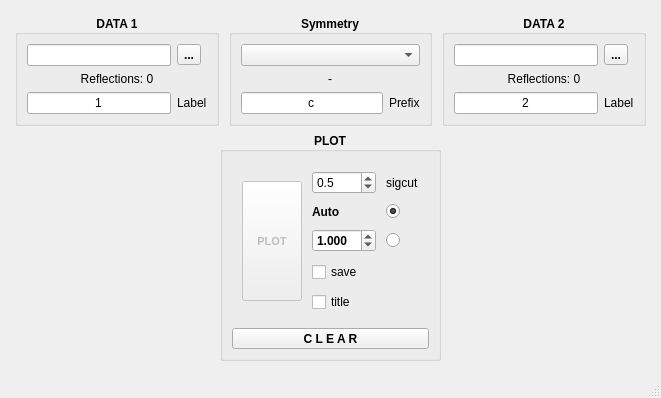
<?xml version="1.0" encoding="UTF-8"?>
<ui version="4.0">
 <class>MainWindow</class>
 <widget class="QMainWindow" name="MainWindow">
  <property name="enabled">
   <bool>true</bool>
  </property>
  <property name="geometry">
   <rect>
    <x>0</x>
    <y>0</y>
    <width>661</width>
    <height>386</height>
   </rect>
  </property>
  <property name="sizePolicy">
   <sizepolicy hsizetype="Preferred" vsizetype="Preferred">
    <horstretch>0</horstretch>
    <verstretch>0</verstretch>
   </sizepolicy>
  </property>
  <property name="windowTitle">
   <string>MainWindow</string>
  </property>
  <property name="windowIcon">
   <iconset>
    <normaloff>../ScriptCollection/SAINT_AnalyzeRawQt.png</normaloff>../ScriptCollection/SAINT_AnalyzeRawQt.png</iconset>
  </property>
  <property name="styleSheet">
   <string notr="true"/>
  </property>
  <property name="animated">
   <bool>true</bool>
  </property>
  <property name="documentMode">
   <bool>false</bool>
  </property>
  <widget class="QWidget" name="centralwidget">
   <layout class="QVBoxLayout" name="verticalLayout">
    <item>
     <layout class="QVBoxLayout" name="verticalLayout_2">
      <property name="spacing">
       <number>6</number>
      </property>
      <property name="leftMargin">
       <number>6</number>
      </property>
      <property name="topMargin">
       <number>6</number>
      </property>
      <property name="rightMargin">
       <number>6</number>
      </property>
      <property name="bottomMargin">
       <number>6</number>
      </property>
      <item>
       <layout class="QHBoxLayout" name="horizontalLayout">
        <property name="spacing">
         <number>10</number>
        </property>
        <property name="leftMargin">
         <number>0</number>
        </property>
        <property name="topMargin">
         <number>0</number>
        </property>
        <property name="rightMargin">
         <number>0</number>
        </property>
        <property name="bottomMargin">
         <number>0</number>
        </property>
        <item>
         <widget class="QGroupBox" name="gb_data_1">
          <property name="sizePolicy">
           <sizepolicy hsizetype="Preferred" vsizetype="Fixed">
            <horstretch>0</horstretch>
            <verstretch>0</verstretch>
           </sizepolicy>
          </property>
          <property name="font">
           <font>
            <weight>75</weight>
            <bold>true</bold>
           </font>
          </property>
          <property name="styleSheet">
           <string notr="true"/>
          </property>
          <property name="title">
           <string>DATA 1</string>
          </property>
          <property name="alignment">
           <set>Qt::AlignCenter</set>
          </property>
          <property name="flat">
           <bool>false</bool>
          </property>
          <property name="checkable">
           <bool>false</bool>
          </property>
          <layout class="QGridLayout" name="gridLayout_3">
           <item row="0" column="0">
            <widget class="QLineEdit" name="le_data_1">
             <property name="enabled">
              <bool>true</bool>
             </property>
             <property name="font">
              <font>
               <weight>50</weight>
               <bold>false</bold>
              </font>
             </property>
             <property name="focusPolicy">
              <enum>Qt::ClickFocus</enum>
             </property>
             <property name="dragEnabled">
              <bool>true</bool>
             </property>
            </widget>
           </item>
           <item row="0" column="1">
            <widget class="QToolButton" name="tb_data_1">
             <property name="minimumSize">
              <size>
               <width>20</width>
               <height>20</height>
              </size>
             </property>
             <property name="text">
              <string>...</string>
             </property>
            </widget>
           </item>
           <item row="2" column="0" colspan="2">
            <widget class="QLabel" name="la_data_1">
             <property name="font">
              <font>
               <weight>50</weight>
               <bold>false</bold>
              </font>
             </property>
             <property name="text">
              <string>Reflections: 0</string>
             </property>
             <property name="alignment">
              <set>Qt::AlignCenter</set>
             </property>
            </widget>
           </item>
           <item row="3" column="0">
            <widget class="QLineEdit" name="le_label_1">
             <property name="font">
              <font>
               <weight>50</weight>
               <bold>false</bold>
              </font>
             </property>
             <property name="text">
              <string>1</string>
             </property>
             <property name="alignment">
              <set>Qt::AlignCenter</set>
             </property>
            </widget>
           </item>
           <item row="3" column="1">
            <widget class="QLabel" name="label_2">
             <property name="font">
              <font>
               <weight>50</weight>
               <bold>false</bold>
              </font>
             </property>
             <property name="text">
              <string>Label</string>
             </property>
            </widget>
           </item>
          </layout>
         </widget>
        </item>
        <item>
         <widget class="QGroupBox" name="gb_symm">
          <property name="sizePolicy">
           <sizepolicy hsizetype="Preferred" vsizetype="Fixed">
            <horstretch>0</horstretch>
            <verstretch>0</verstretch>
           </sizepolicy>
          </property>
          <property name="font">
           <font>
            <weight>75</weight>
            <bold>true</bold>
           </font>
          </property>
          <property name="title">
           <string>Symmetry</string>
          </property>
          <property name="alignment">
           <set>Qt::AlignCenter</set>
          </property>
          <layout class="QVBoxLayout" name="verticalLayout_5">
           <item>
            <widget class="QComboBox" name="cb_sym">
             <property name="font">
              <font>
               <weight>50</weight>
               <bold>false</bold>
              </font>
             </property>
             <property name="focusPolicy">
              <enum>Qt::NoFocus</enum>
             </property>
            </widget>
           </item>
           <item alignment="Qt::AlignHCenter">
            <widget class="QLabel" name="la_data_sym">
             <property name="font">
              <font>
               <weight>50</weight>
               <bold>false</bold>
              </font>
             </property>
             <property name="text">
              <string>-</string>
             </property>
            </widget>
           </item>
           <item>
            <layout class="QHBoxLayout" name="horizontalLayout_3">
             <property name="spacing">
              <number>6</number>
             </property>
             <property name="topMargin">
              <number>0</number>
             </property>
             <item>
              <widget class="QLineEdit" name="le_prefix">
               <property name="font">
                <font>
                 <weight>50</weight>
                 <bold>false</bold>
                </font>
               </property>
               <property name="text">
                <string>c</string>
               </property>
               <property name="alignment">
                <set>Qt::AlignCenter</set>
               </property>
              </widget>
             </item>
             <item>
              <widget class="QLabel" name="label_5">
               <property name="font">
                <font>
                 <weight>50</weight>
                 <bold>false</bold>
                </font>
               </property>
               <property name="text">
                <string>Prefix</string>
               </property>
              </widget>
             </item>
            </layout>
           </item>
          </layout>
         </widget>
        </item>
        <item>
         <widget class="QGroupBox" name="gb_data_2">
          <property name="sizePolicy">
           <sizepolicy hsizetype="Preferred" vsizetype="Fixed">
            <horstretch>0</horstretch>
            <verstretch>0</verstretch>
           </sizepolicy>
          </property>
          <property name="font">
           <font>
            <weight>75</weight>
            <bold>true</bold>
           </font>
          </property>
          <property name="styleSheet">
           <string notr="true"/>
          </property>
          <property name="title">
           <string>DATA 2</string>
          </property>
          <property name="alignment">
           <set>Qt::AlignCenter</set>
          </property>
          <layout class="QGridLayout" name="gridLayout_4">
           <item row="1" column="0" colspan="2">
            <widget class="QLabel" name="la_data_2">
             <property name="font">
              <font>
               <weight>50</weight>
               <bold>false</bold>
              </font>
             </property>
             <property name="text">
              <string>Reflections: 0</string>
             </property>
             <property name="alignment">
              <set>Qt::AlignCenter</set>
             </property>
            </widget>
           </item>
           <item row="0" column="1">
            <widget class="QToolButton" name="tb_data_2">
             <property name="text">
              <string>...</string>
             </property>
            </widget>
           </item>
           <item row="0" column="0">
            <widget class="QLineEdit" name="le_data_2">
             <property name="enabled">
              <bool>true</bool>
             </property>
             <property name="font">
              <font>
               <weight>50</weight>
               <bold>false</bold>
              </font>
             </property>
             <property name="focusPolicy">
              <enum>Qt::ClickFocus</enum>
             </property>
             <property name="dragEnabled">
              <bool>true</bool>
             </property>
            </widget>
           </item>
           <item row="2" column="0">
            <widget class="QLineEdit" name="le_label_2">
             <property name="font">
              <font>
               <weight>50</weight>
               <bold>false</bold>
              </font>
             </property>
             <property name="text">
              <string>2</string>
             </property>
             <property name="alignment">
              <set>Qt::AlignCenter</set>
             </property>
            </widget>
           </item>
           <item row="2" column="1">
            <widget class="QLabel" name="label_4">
             <property name="font">
              <font>
               <weight>50</weight>
               <bold>false</bold>
              </font>
             </property>
             <property name="text">
              <string>Label</string>
             </property>
            </widget>
           </item>
          </layout>
         </widget>
        </item>
       </layout>
      </item>
      <item>
       <layout class="QHBoxLayout" name="horizontalLayout_2">
        <item>
         <spacer name="horizontalSpacer">
          <property name="orientation">
           <enum>Qt::Horizontal</enum>
          </property>
          <property name="sizeHint" stdset="0">
           <size>
            <width>40</width>
            <height>20</height>
           </size>
          </property>
         </spacer>
        </item>
        <item>
         <widget class="QGroupBox" name="gb_plot">
          <property name="sizePolicy">
           <sizepolicy hsizetype="Preferred" vsizetype="Fixed">
            <horstretch>0</horstretch>
            <verstretch>0</verstretch>
           </sizepolicy>
          </property>
          <property name="font">
           <font>
            <weight>75</weight>
            <bold>true</bold>
           </font>
          </property>
          <property name="styleSheet">
           <string notr="true"/>
          </property>
          <property name="title">
           <string>PLOT</string>
          </property>
          <property name="alignment">
           <set>Qt::AlignCenter</set>
          </property>
          <layout class="QGridLayout" name="gridLayout_2">
           <item row="0" column="1">
            <layout class="QGridLayout" name="gridLayout">
             <property name="leftMargin">
              <number>10</number>
             </property>
             <property name="topMargin">
              <number>10</number>
             </property>
             <property name="rightMargin">
              <number>10</number>
             </property>
             <property name="bottomMargin">
              <number>10</number>
             </property>
             <property name="spacing">
              <number>10</number>
             </property>
             <item row="0" column="3">
              <widget class="QLabel" name="label">
               <property name="font">
                <font>
                 <weight>50</weight>
                 <bold>false</bold>
                </font>
               </property>
               <property name="text">
                <string>sigcut</string>
               </property>
              </widget>
             </item>
             <item row="2" column="3">
              <widget class="QRadioButton" name="rb_scale_2">
               <property name="text">
                <string/>
               </property>
              </widget>
             </item>
             <item row="1" column="3">
              <widget class="QRadioButton" name="rb_scale_1">
               <property name="text">
                <string/>
               </property>
               <property name="checked">
                <bool>true</bool>
               </property>
              </widget>
             </item>
             <item row="2" column="2">
              <widget class="QDoubleSpinBox" name="ds_scale">
               <property name="decimals">
                <number>3</number>
               </property>
               <property name="singleStep">
                <double>0.001000000000000</double>
               </property>
               <property name="value">
                <double>1.000000000000000</double>
               </property>
              </widget>
             </item>
             <item row="1" column="2">
              <widget class="QLabel" name="label_3">
               <property name="text">
                <string>Auto</string>
               </property>
              </widget>
             </item>
             <item row="0" column="2">
              <widget class="QDoubleSpinBox" name="db_sigcut">
               <property name="font">
                <font>
                 <weight>50</weight>
                 <bold>false</bold>
                </font>
               </property>
               <property name="decimals">
                <number>1</number>
               </property>
               <property name="singleStep">
                <double>0.100000000000000</double>
               </property>
               <property name="value">
                <double>0.500000000000000</double>
               </property>
              </widget>
             </item>
             <item row="3" column="2" colspan="2">
              <widget class="QCheckBox" name="cb_save">
               <property name="font">
                <font>
                 <weight>50</weight>
                 <bold>false</bold>
                </font>
               </property>
               <property name="text">
                <string>save</string>
               </property>
               <property name="checked">
                <bool>false</bool>
               </property>
              </widget>
             </item>
             <item row="0" column="1" rowspan="5">
              <widget class="QToolButton" name="tb_plot">
               <property name="enabled">
                <bool>false</bool>
               </property>
               <property name="minimumSize">
                <size>
                 <width>60</width>
                 <height>120</height>
                </size>
               </property>
               <property name="font">
                <font>
                 <pointsize>8</pointsize>
                 <weight>75</weight>
                 <bold>true</bold>
                </font>
               </property>
               <property name="text">
                <string>PLOT</string>
               </property>
              </widget>
             </item>
             <item row="4" column="2" colspan="2">
              <widget class="QCheckBox" name="cb_title">
               <property name="font">
                <font>
                 <weight>50</weight>
                 <bold>false</bold>
                </font>
               </property>
               <property name="text">
                <string>title</string>
               </property>
              </widget>
             </item>
            </layout>
           </item>
           <item row="1" column="1">
            <widget class="QToolButton" name="btn_clear">
             <property name="sizePolicy">
              <sizepolicy hsizetype="Expanding" vsizetype="Fixed">
               <horstretch>0</horstretch>
               <verstretch>0</verstretch>
              </sizepolicy>
             </property>
             <property name="text">
              <string>C L E A R</string>
             </property>
            </widget>
           </item>
          </layout>
         </widget>
        </item>
        <item>
         <spacer name="horizontalSpacer_2">
          <property name="orientation">
           <enum>Qt::Horizontal</enum>
          </property>
          <property name="sizeHint" stdset="0">
           <size>
            <width>40</width>
            <height>20</height>
           </size>
          </property>
         </spacer>
        </item>
       </layout>
      </item>
     </layout>
    </item>
   </layout>
  </widget>
  <widget class="QMenuBar" name="menubar">
   <property name="geometry">
    <rect>
     <x>0</x>
     <y>0</y>
     <width>661</width>
     <height>21</height>
    </rect>
   </property>
  </widget>
  <widget class="QStatusBar" name="statusBar"/>
 </widget>
 <resources/>
 <connections/>
</ui>
